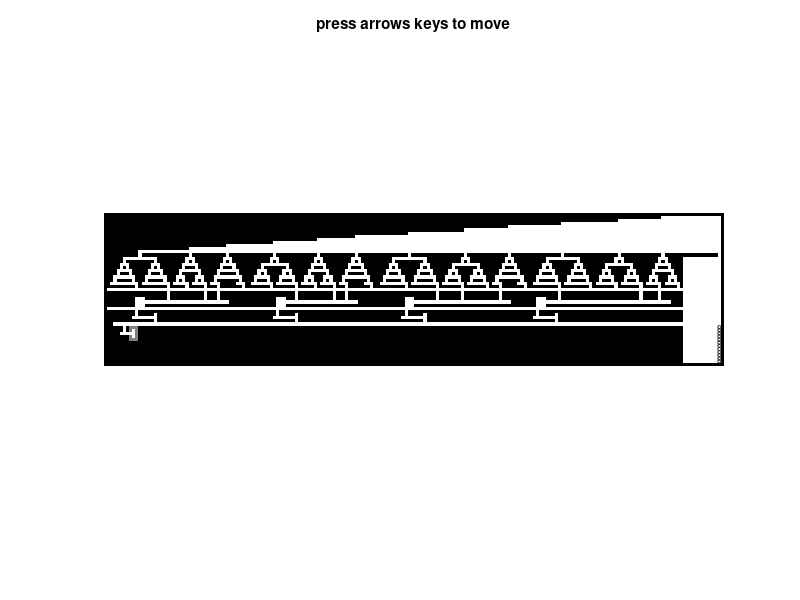

MATLAB code for this plot:
function gadgets3SAT
% demonstrates NP proof. My goal is to do everything with the input
% sequence {D,L,D,R}
%
% TODO: i could remove many unnecessary lines...
global G MAKE_MOVIE RobotPts
%close all; clc;
clear all
clc
format compact
MAKE_MOVIE = false;
G.fig = figure(1);
G.numCommands = 0;
G.totalMoves = 0;
if MAKE_MOVIE
    set(G.fig ,'Name','Massive Control','color',[1,1,1]); %#ok<UNRCH>
else
    set(G.fig ,'KeyPressFcn',@keyhandler,'Name','Massive Control');
end

% 1. Multiple copies of the 4 variables A, B, C, D, are initialized to arbitrary T/F values
% 2. 4 three-input or gates of these variables create 4 clauses,
% i.e. % (~A|~C|D|),  (B|~C|D),  (~A|B|D), (A|~B|C)
% 3. A gadget that checks if at least 4 clauses are true
% 4. a recycling system that can return the pixels to the beginning to start

%create obstacle map and draw it
% (~A|~C|D|),  (B|~C|D),  (~A|B|D), (A|~B|C)
[b1,RobotPts] =VariableSetOR(1,3,4,     1,1,0);
[b2,RobotPts] =VariableSetOR(2,3,4,     1,1,0);
[b3,RobotPts] =VariableSetOR(1,2,4,     1,0,0);
[b4,RobotPts] =VariableSetOR(1,2,3,     0,1,0);

 varOrs = [b1,b2,b3,b4];
 
 
 and3SatBlk = AND3SAT(size(varOrs,2));
 
 inx = find(0==varOrs(end,:));
spreadVars = ones(numel(inx)+1, size(varOrs,2));
for i = 1:numel(inx)
    spreadVars(i,inx(i):end) = 0;
end
 
 % add ones at end to provide room in recycling to avoid back-flow
 blk = [ones(3*4-5, size(varOrs,2)); 
     and3SatBlk;
     varOrs;
     spreadVars;
     ];

 blk = [blk, zeros(size(blk,1),12),ones(size(blk,1),1)];    %add recycling
 blk(end,:) = 1; %cap the top
  %restrict flow so only a vertical column can pass through
  blk(end - 13,end-12:end-2) = 1; 
 %add bottom row
 G.obstacle_pos = [ ones(1,size(blk,2));blk];
 %add left row
 G.obstacle_pos = [ ones(size(G.obstacle_pos,1),1), G.obstacle_pos];
 RobotPts = [ repmat(size(G.obstacle_pos,2)-1,1,12); 1+(1:12);[1:12];[1:12]]';
 
 
G.EMPTY = 0;
G.OBST = 1;

G.maxX = size(G.obstacle_pos,2);
G.maxY = size(G.obstacle_pos,1);

%create vector of robots and draw them.  A robot vector consists of an xy
%position, an index number, and a color.

numRobots = size(RobotPts,1);

clf

G.colormap = [  1,1,1; %Empty = white
    0,0,0; %obstacle
    0.5,0.5,0.5; 
    ];

colormap(G.colormap(1:numel(unique(G.obstacle_pos)),:));
G.axis=imagesc(G.obstacle_pos);
set(gca,'box','off','xTick',[],'ytick',[],'ydir','normal','Visible','off');
%set(G.axis,'edgealpha',.08)
axis equal
axis tight
hold on
G.title = title('press arrows keys to move');


%end
G.hRobotsPast10 = zeros(1, numRobots);
G.hRobotsPast9 = zeros(1, numRobots);
G.hRobotsPast8 = zeros(1, numRobots);
G.hRobotsPast7 = zeros(1, numRobots);
G.hRobotsPast6 = zeros(1, numRobots);
G.hRobotsPast5 = zeros(1, numRobots);
G.hRobotsPast4 = zeros(1, numRobots);
G.hRobotsPast3 = zeros(1, numRobots);
G.hRobotsPast2 = zeros(1, numRobots);
G.hRobotsPast = zeros(1, numRobots);
G.hRobots = zeros(1, numRobots);
colors = hsv(numel(unique(RobotPts(:,4)))+1);

for hi = 1: numRobots
    G.hRobotsPast10(hi) =  createRobotPath( RobotPts(hi,:), 0.3);
    G.hRobotsPast9(hi) =  createRobotPath( RobotPts(hi,:), 0.3);
    G.hRobotsPast8(hi) =  createRobotPath( RobotPts(hi,:), 0.35);
    G.hRobotsPast7(hi) =  createRobotPath( RobotPts(hi,:), 0.4);
    G.hRobotsPast6(hi) =  createRobotPath( RobotPts(hi,:), 0.45);
    G.hRobotsPast5(hi) =  createRobotPath( RobotPts(hi,:), 0.5);
    G.hRobotsPast4(hi) =  createRobotPath( RobotPts(hi,:), 0.55);
    G.hRobotsPast3(hi) =  createRobotPath( RobotPts(hi,:), 0.6);
    G.hRobotsPast2(hi) =  createRobotPath( RobotPts(hi,:), 0.7);
    G.hRobotsPast(hi) =  createRobotPath( RobotPts(hi,:), 0.8);
    G.hRobots(hi) =  rectangle('Position',[RobotPts(hi,1)-1/2,RobotPts(hi,2)-1/2,1,1],'Curvature',[1,1],'FaceColor',colors(RobotPts(hi,4),:));
end
    function handleRobotPath = createRobotPath( robotInfo, fractionColor)
        % creates a robot path variable
        handleRobotPath =  rectangle('Position',[robotInfo(1)-1/2,robotInfo(2)-1/2,1,1],'Curvature',[1,1],'FaceColor',[1,1,1]-([1,1,1]-colors(robotInfo(4),:))*fractionColor,'LineStyle','none');
    end

    function keyhandler(src,evnt) %#ok<INUSL>
        if strcmp(evnt.Key,'s')
            imwrite(flipud(get(G.axis,'CData')+1), G.colormap, '../../pictures/png/MatrixPermutePic.png');
        else
            moveto(evnt.Key)
        end
    end

function [blk] = AND3SAT(wid) 
    myAND=[ 1 1 0 0 0 0 0 0 0 0 0 0 0 0 0 0;
            1 1 1 1 1 0 1 2 2 2 1 1 1 1 1 1;
            1 1 1 1 1 0 1 2 0 2 1 1 1 1 1 1;
            1 1 1 1 0 0 0 0 0 2 1 1 1 1 1 1;
            1 1 1 1 1 1 1 2 0 2 1 1 1 1 1 1;
            1 1 1 1 1 1 1 2 2 2 1 1 1 1 1 1;];
        % add AND gate
        blk = flipud([myAND, repmat(myAND(:,3),1,wid-size(myAND,2))]);
end

   function [blk,RobotPts] = orAND3SAT(wid) 
        % this is a NON-reversible OR gate for three inputs
        RobotPts = [
            14,17,1,1;
            16,17,2,2;
            18,17,3,3;
            ];
        %               7              15
        %              x1  x2  x3
       blk=[1 1 1 1 1 1 0 1 0 1 0 1 1 1 1;
            1 1 1 1 1 1 0 1 0 1 0 1 1 1 1;
            1 1 0 0 0 1 0 1 0 1 0 1 1 1 1;
            1 1 0 0 0 0 0 0 0 0 0 0 0 0 1;
            1 1 0 0 0 1 1 1 1 1 1 1 1 1 1;
            0 0 0 0 0 0 0 0 0 0 0 0 0 0 0;
            1 1 0 1 1 1 1 1 1 1 1 1 1 1 1;
            1 1 0 1 1 1 1 1 0 1 1 1 1 1 1;
            1 0 0 0 0 0 0 0 0 1 1 1 1 1 1;
            1 1 1 1 1 1 1 1 0 1 1 1 1 1 1,];
         buffer=[1 1,;
            1 1 ;
            1 1;
            1 1;
            1 1;
            1 0;
            1 1;
            1 1;
            1 1;
            1 1];
        
        myAND=[
            1 0 0 0 0 0 0 0 0 0 0 0 0 0 0 0;
            1 1 1 1 1 0 1 2 2 2 1 1 1 1 1 1;
            1 1 1 1 1 0 1 2 0 2 1 1 1 1 1 1;
            1 1 1 1 0 0 0 0 0 2 1 1 1 1 1 1;
            1 1 1 1 1 1 1 2 0 2 1 1 1 1 1 1;
            1 1 1 1 1 1 1 2 2 2 1 1 1 1 1 1;];
        
        %construct OR gates
        blk = [buffer(:,1), repmat(buffer(:,2),1,6), blk,blk,blk,blk];
        %blk = [blk; myAND, ones(size(myAND,1),size(blk,2)-size(myAND,2))];
        % add AND gate
        blk = [blk; myAND, repmat(myAND(:,2),1,size(blk,2)-size(myAND,2))];
        
        
        
        %add recycling
        blk = [blk, [zeros(size(blk,1),6),ones(size(blk,1),1)]];
        %add bottom row
        blk = [blk; ones(1,size(blk,2))];
        backg = ones(size(blk,1),wid);
        backg(1:size(blk,1),1:size(blk,2)) = blk;
        blk = flipud(backg);
   end

function [blk,RobotPts] = ONEWAY_SAFEddCNTgate(i1,i2,i3,o1,o2,o3,wid) %#ok<DEFNU>
        % this is a NON-reversible CONNECTOR (PIPLINE)
        % dual-rail logic SAFE because both paths require same # of moves
        RobotPts = [
            i1,15,1,1;
            i2,15,2,2;
            i3,15,3,3;
            ];
        ins = sort([i1,i2,i3]);
        outs = sort([o1,o2,o3]);
        blk = ones(15,max([[ins,outs]+2,wid]));
        %down 
        blk(1:7,i1) = 0;
        blk(1:5,i2) = 0;
        blk(1:3,i3) = 0;
        %left
        blk(7,7:i1+1) = 0;
        blk(5,5:i2+1) = 0;
        blk(3,3:i3+1) = 0;
        %down        
        blk(2:14,3) = 0;
        blk(2:12,5) = 0;
        blk(2:10,7) = 0;
        %right
        blk(10,2:o1) = 0;
        blk(12,2:o2) = 0;
        blk(14,2:o3) = 0;
        %down
        blk(9:15,o1) = 0;
        blk(11:15,o2) = 0;
        blk(13:15,o3) = 0;
        %                   a   b   c
%        blk=[1 1 1 1 1 1 1 1 0 1 0 1 0 1 1;
%             1 1 0 1 0 1 0 1 0 1 0 1 0 1 1;
%             1 1 0 0 0 0 0 0 0 0 0 0 0 0 1;
%             1 1 0 1 0 1 0 1 0 1 0 1 1 1 1;
%             1 1 0 1 0 0 0 0 0 0 0 0 1 1 1;
%             1 1 0 1 0 1 0 1 0 1 1 1 1 1 1;
%             1 1 0 1 0 1 0 0 0 0 1 1 1 1 1;
%             1 1 0 1 0 1 0 1 1 1 1 1 1 1 1;
%             1 1 0 1 0 1 0 1 0 1 1 1 1 1 1;
%             1 0 0 0 0 0 0 0 0 1 1 1 1 1 1;
%             1 1 0 1 0 1 1 1 0 1 0 1 1 1 1;
%             1 0 0 0 0 0 0 0 0 0 0 1 1 1 1;
%             1 1 0 1 1 1 1 1 0 1 0 1 0 1 1;
%             1 0 0 0 0 0 0 0 0 0 0 0 0 1 1;
%             1 1 1 1 1 1 1 1 0 1 0 1 0 1 1];
        blk = flipud(blk);
        blk = ones(1,wid);
        blk(i1) = 0;
        blk(i2) = 0;
        blk(i3) = 0;
    end

function [blk,RobotPts] = VariableSetOR(v1,v2,v3,p1,p2,p3)
    % v values set the selection stage, o values set t/f as the output sent
    % to OR
     % lets the user set a variable t/f on the ith step, and ignores
         % all other r/l switching on steps j ~= i.
         % this is SAFE because  applying a u/d after the deciding r/l
         % switch latches the input.
        RobotPts = [
            10,15,1,1; % x
            6,18,2,2; % x'
            8,18,3,3;  %y
            10,18,4,4;  %y'
            ];
        %
        blk = cell(4,1);
      blk{1}=[1 1 1 1 1 1 1 1 1 1 0 1 1 1 1 1 1 1 1 1;
            1 1 1 1 1 0 0 0 0 0 0 0 0 0 0 0 1 1 1 1;
            1 1 1 1 1 0 1 1 1 1 1 1 1 1 1 0 1 1 1 1;
            1 1 1 1 0 0 0 1 1 1 1 1 1 1 0 0 0 1 1 1;
            1 1 1 1 0 1 0 1 1 1 1 1 1 1 0 1 0 1 1 1;
            1 1 1 0 0 0 0 0 1 1 1 1 1 0 0 0 0 0 1 1;
            1 1 1 0 1 1 1 0 1 1 1 1 1 0 1 1 1 0 1 1;
            1 1 0 0 0 0 0 0 0 1 1 1 0 0 0 0 0 0 0 1;
            1 1 0 1 1 1 1 1 0 1 1 1 0 1 1 1 1 1 0 1;
            1 0 0 0 0 0 0 0 0 0 1 0 0 0 0 0 0 0 0 0;
            1 1 1 1 1 1 1 1 1 0 1 1 1 1 1 1 1 1 1 0;
           ];%               10,                 20
      blk{2}=[1 1 1 1 1 1 1 1 0 1 1 1 1 1 1 1;
            1 1 1 1 1 1 1 0 0 0 1 1 1 1 1 1;
            1 1 1 1 1 1 1 0 1 0 1 1 1 1 1 1;
            1 1 1 1 0 0 0 0 0 0 0 0 0 1 1 1;
            1 1 1 1 0 1 1 1 1 1 1 1 0 1 1 1;
            1 1 1 0 0 0 1 1 1 1 1 0 0 0 1 1;
            1 1 1 0 1 0 1 1 1 1 1 0 1 0 1 1;
            1 1 0 0 0 0 0 1 1 1 0 0 0 0 0 1;
            1 1 0 1 1 1 0 1 1 1 0 1 1 1 0 1;
            1 0 0 0 0 0 0 0 1 0 0 0 0 0 0 0;
            1 1 1 1 1 1 1 0 1 1 1 1 1 1 1 0;
           ]; %           8              16
      blk{3}=[1 1 1 1 1 1 0 1 1 1 1 1;
            1 1 1 1 1 0 0 0 1 1 1 1;
            1 1 1 1 1 0 1 0 1 1 1 1;
            1 1 1 1 0 0 0 0 0 1 1 1;
            1 1 1 1 0 1 1 1 0 1 1 1;
            1 1 1 0 0 0 0 0 0 0 1 1;
            1 1 1 0 1 1 1 1 1 0 1 1;
            1 1 0 0 0 1 1 1 0 0 0 1;
            1 1 0 1 0 1 1 1 0 1 0 1;
            1 0 0 0 0 0 1 0 0 0 0 0;
            1 1 1 1 1 0 1 1 1 1 1 0;
           ];%        6          12
      blk{4}=[1, 1 1 1 1 1 0 1 1 1 1 1;
            1 1 1 1 1 0 0 0 1 1 1 1;
            1 1 1 1 1 0 1 0 1 1 1 1;
            1 1 1 1 0 0 0 0 0 1 1 1;
            1 1 1 1 0 1 1 1 0 1 1 1;
            1 1 1 0 0 0 0 0 0 0 1 1;
            1 1 1 0 1 1 1 1 1 0 1 1;
            1 1 0 0 0 0 0 0 0 0 0 1;
            1 1 0 1 1 1 1 1 1 1 0 1;
            1 0 0 0 1 1 1 1 1 0 0 0;
            1 1 1 0 1 1 1 1 1 1 1 0;
           ];%    4              12
       % A 10,20,  B8,16,    C6,12,D 4, 12
       port = [10,20;8,16;6,12;4,12];
       %(A|~B|C),  (B|~C|D),  (~A|B|D),  (~A|~C|D|)
       %10,36,42    8,
       VarSet = flipud([blk{v1},blk{v2},blk{v3}]);
       if p3
         VarSet = [VarSet, ones(size(VarSet(1),2))];
       end
       
         in1 = port(v1,p1+1);
         in2 = port(v1,2)+port(v2,p2+1);
         in3 = port(v1,2)+port(v2,2)+port(v3,p3+1);
       Piping =  ONEWAY_SAFEddCNTgate(in1,in2,in3,   14,16,18,   size(VarSet,2));

       
        %               7              15
        %              x1  x2  x3
       blk=[1 1 1 1 1 1 1 1 1 1 1 1 1 1 1;
            1 1 0 0 0 1 1 1 1 1 1 1 1 1 1;
            1 1 0 0 0 0 0 0 0 0 0 0 0 0 0;
            1 1 0 0 0 1 1 1 1 1 1 1 1 1 1;
            0 0 0 0 0 0 0 0 0 0 0 0 0 0 0;
            1 1 0 1 1 1 1 1 1 1 1 1 1 1 1;
            1 1 0 1 1 1 1 1 0 1 1 1 1 1 1;
            1 0 0 0 0 0 0 0 0 1 1 1 1 1 1;
            1 1 1 1 1 1 1 1 0 1 1 1 1 1 1,];
         buffer=[           1 1 ;
            1 1;
            1 1;
            1 1;
            1 0;
            1 1;
            1 1;
            1 1;
            1 1];
        
       %construct OR gates
       
       
       
       if(in1 < 15)
           Or3in =  blk; 
           spacing = 1+size(Piping,2)-size(Or3in,2);
           Or3in = flipud([ Or3in, repmat(buffer(:,2),1,spacing )]);
       else
           Or3in = [ repmat(buffer(:,2),1,7),blk]; 
           spacing = 1+size(Piping,2)-size(Or3in,2);
           Or3in = flipud([Or3in, repmat(buffer(:,2),1,spacing)]);
       end
       
       h = size(Or3in,1);
       % add inlets
       Or3in(h-2:h,in1) = 0;
       Or3in(h-2:h,in2) = 0;
       Or3in(h-2:h,in3) = 0;
       Or3in(h-2,in3:in3+3) = 0;
       Or3in(h-2,in1:in3) = 0;
       
       blk =[Or3in;
             Piping,ones(size(Piping,1),1);
             zeros(1,size(VarSet,2)+1);
             VarSet,ones(size(VarSet,1),1)];% [Or3in;Piping;VarSet];
        
    end
    
 function [blk,RobotPts] = SAFEVariableBlk() %#ok<DEFNU>
         % lets the user set a variable t/f on the ith step, and ignores
         % all other r/l switching on steps j ~= i.
         % this is SAFE because  applying a u/d after the deciding r/l
         % switch latches the input.
        RobotPts = [
            10,15,1,1; % x
            6,18,2,2; % x'
            8,18,3,3;  %y
            10,18,4,4;  %y'
            ];
        %
      blk1=[1 1 1 1 1 1 1 1 1 1 0 1 1 1 1 1 1 1 1 1;
            1 1 1 1 1 0 0 0 0 0 0 0 0 0 0 0 1 1 1 1;
            1 1 1 1 1 0 1 1 1 1 1 1 1 1 1 0 1 1 1 1;
            1 1 1 1 0 0 0 1 1 1 1 1 1 1 0 0 0 1 1 1;
            1 1 1 1 0 1 0 1 1 1 1 1 1 1 0 1 0 1 1 1;
            1 1 1 0 0 0 0 0 1 1 1 1 1 0 0 0 0 0 1 1;
            1 1 1 0 1 1 1 0 1 1 1 1 1 0 1 1 1 0 1 1;
            1 1 0 0 0 0 0 0 0 1 1 1 0 0 0 0 0 0 0 1;
            1 1 0 1 1 1 1 1 0 1 1 1 0 1 1 1 1 1 0 1;
            1 0 0 0 0 0 0 0 0 0 1 0 0 0 0 0 0 0 0 0;
            1 1 1 1 1 1 1 1 1 0 1 1 1 1 1 1 1 1 1 0;
           ];%               10,                 20
      blk2=[1 1 1 1 1 1 1 1 0 1 1 1 1 1 1 1;
            1 1 1 1 1 1 1 0 0 0 1 1 1 1 1 1;
            1 1 1 1 1 1 1 0 1 0 1 1 1 1 1 1;
            1 1 1 1 0 0 0 0 0 0 0 0 0 1 1 1;
            1 1 1 1 0 1 1 1 1 1 1 1 0 1 1 1;
            1 1 1 0 0 0 1 1 1 1 1 0 0 0 1 1;
            1 1 1 0 1 0 1 1 1 1 1 0 1 0 1 1;
            1 1 0 0 0 0 0 1 1 1 0 0 0 0 0 1;
            1 1 0 1 1 1 0 1 1 1 0 1 1 1 0 1;
            1 0 0 0 0 0 0 0 1 0 0 0 0 0 0 0;
            1 1 1 1 1 1 1 0 1 1 1 1 1 1 1 0;
           ]; %           8              16
      blk3=[1 1 1 1 1 1 0 1 1 1 1 1;
            1 1 1 1 1 0 0 0 1 1 1 1;
            1 1 1 1 1 0 1 0 1 1 1 1;
            1 1 1 1 0 0 0 0 0 1 1 1;
            1 1 1 1 0 1 1 1 0 1 1 1;
            1 1 1 0 0 0 0 0 0 0 1 1;
            1 1 1 0 1 1 1 1 1 0 1 1;
            1 1 0 0 0 1 1 1 0 0 0 1;
            1 1 0 1 0 1 1 1 0 1 0 1;
            1 0 0 0 0 0 1 0 0 0 0 0;
            1 1 1 1 1 0 1 1 1 1 1 0;
           ];%        6          12
      blk4=[1, 1 1 1 1 1 0 1 1 1 1 1;
            1 1 1 1 1 0 0 0 1 1 1 1;
            1 1 1 1 1 0 1 0 1 1 1 1;
            1 1 1 1 0 0 0 0 0 1 1 1;
            1 1 1 1 0 1 1 1 0 1 1 1;
            1 1 1 0 0 0 0 0 0 0 1 1;
            1 1 1 0 1 1 1 1 1 0 1 1;
            1 1 0 0 0 0 0 0 0 0 0 1;
            1 1 0 1 1 1 1 1 1 1 0 1;
            1 0 0 0 1 1 1 1 1 0 0 0;
            1 1 1 0 1 1 1 1 1 1 1 0;
           ];%    4              12
       % A 10,20,  B8,16,    C6,12,D 4, 12
       %(A|~B|C),  (B|~C|D),  (~A|B|D),  (~A|~C|D|)
       %10,36,42    8,
         blk = flipud([blk1,blk2,blk3,  blk2, blk3, blk4,   blk1,blk2,blk4,]);%   blk1, blk3,blk4]);
    end

    

    function updatePastPath( hOldPath, hOlderPath)
        for ni = 1:size(RobotPts,1)
            set(hOlderPath(ni),'Position', get(hOldPath(ni),'Position'), ...
                'Curvature', get(hOldPath(ni),'Curvature'));
            uistack(hOlderPath(RobotPts(ni,3)),'top');
        end
    end

    function moveto(key)
        updatePastPath(G.hRobotsPast9,G.hRobotsPast10);
        updatePastPath(G.hRobotsPast8,G.hRobotsPast9);
        updatePastPath(G.hRobotsPast7,G.hRobotsPast8);
        updatePastPath(G.hRobotsPast6,G.hRobotsPast7);
        updatePastPath(G.hRobotsPast5,G.hRobotsPast6);
        updatePastPath(G.hRobotsPast4,G.hRobotsPast5);
        updatePastPath(G.hRobotsPast3,G.hRobotsPast4);
        updatePastPath(G.hRobotsPast2,G.hRobotsPast3);
        updatePastPath(G.hRobotsPast,G.hRobotsPast2);
        
        % Maps keypresses to moving pixels
        step = [0,0];
        if strcmp(key,'leftarrow') || strcmp(key,'-x') %-x
            RobotPts = sortrows(RobotPts,1);
            step = -[1,0];
        elseif strcmp(key,'rightarrow')|| strcmp(key,'+x') %+x
            RobotPts = sortrows(RobotPts,-1);
            step = [1,0];
        elseif strcmp(key,'uparrow')|| strcmp(key,'+y') %+y
            RobotPts = sortrows(RobotPts,-2);
            step = [0,1];
        elseif strcmp(key,'downarrow')|| strcmp(key,'-y') %-y
            RobotPts = sortrows(RobotPts,2);
            step = -[0,1];
        end
        % implement the move on every robot
        for ni = 1:size(RobotPts,1)
            stVal = RobotPts(ni,1:2);
            desVal = RobotPts(ni,1:2)+step;
            
            % move there if no robot in the way and space is free
            while  ~ismember(desVal,RobotPts(:,1:2),'rows')  ...
                    && desVal(1) >0 && desVal(1) <= G.maxX && desVal(2) >0 && desVal(2) <= G.maxY ...
                    && G.obstacle_pos( desVal(2),desVal(1) )==0
                
                RobotPts(ni,1:2) = desVal;
                desVal = RobotPts(ni,1:2)+step;
            end
            if ~isequal( stVal, RobotPts(ni,1:2) )
                x = min(stVal(1), RobotPts(ni,1));
                y = min(stVal(2), RobotPts(ni,2));
                xd = abs(stVal(1)- RobotPts(ni,1));
                yd = abs(stVal(2)- RobotPts(ni,2));
                set(G.hRobotsPast(RobotPts(ni,3)),'Position',[x-1/2,y-1/2,xd+1,yd+1],'Curvature',[1/(1+xd),1/(1+yd)]);
                rectangle('Position',[x-1/2,y-1/2,xd+1,yd+1],'Curvature',[1/(1+xd),1/(1+yd)],'FaceColor',[1,1,1]-([1,1,1]-colors(RobotPts(ni,4),:))*0.3,'LineStyle','none');
                uistack(G.hRobotsPast(RobotPts(ni,3)),'top');
                set(G.hRobots(RobotPts(ni,3)),'Position',[RobotPts(ni,1)-1/2,RobotPts(ni,2)-1/2,1,1]);
            else
                set(G.hRobotsPast(RobotPts(ni,3)),'Position',[RobotPts(ni,1)-1/2,RobotPts(ni,2)-1/2,1,1],'Curvature',[1,1]);
            end
            
        end
        for ni = 1:size(RobotPts,1)
            uistack(G.hRobots(RobotPts(ni,3)),'top');
        end
        
    end



end